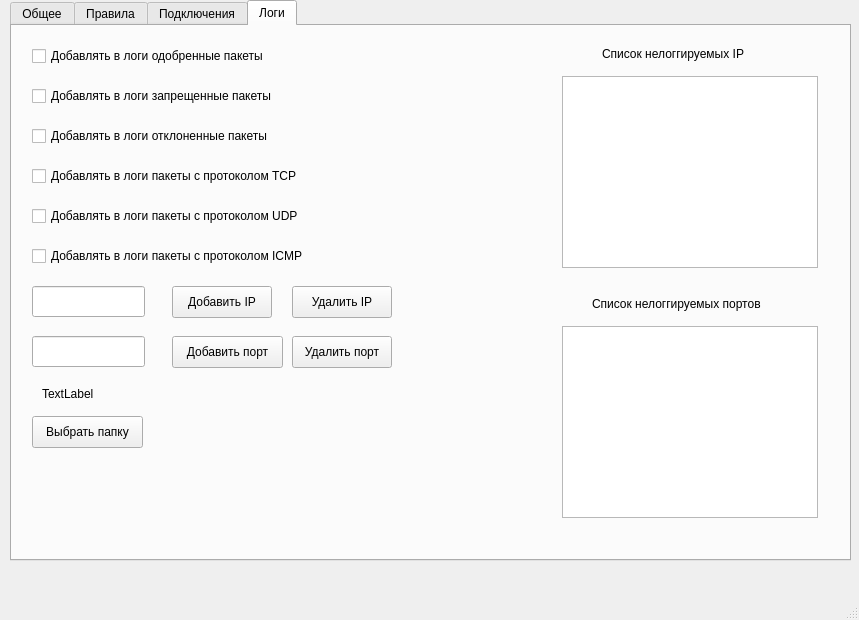
<?xml version="1.0" encoding="UTF-8"?>
<ui version="4.0">
 <class>MainWindow</class>
 <widget class="QMainWindow" name="MainWindow">
  <property name="geometry">
   <rect>
    <x>0</x>
    <y>0</y>
    <width>859</width>
    <height>620</height>
   </rect>
  </property>
  <property name="windowTitle">
   <string>MainWindow</string>
  </property>
  <widget class="QWidget" name="centralwidget">
   <widget class="QTabWidget" name="tabWidget">
    <property name="geometry">
     <rect>
      <x>10</x>
      <y>0</y>
      <width>841</width>
      <height>561</height>
     </rect>
    </property>
    <property name="tabShape">
     <enum>QTabWidget::Rounded</enum>
    </property>
    <property name="currentIndex">
     <number>3</number>
    </property>
    <widget class="QWidget" name="tab">
     <attribute name="title">
      <string>Общее</string>
     </attribute>
     <widget class="QPushButton" name="stateButton">
      <property name="geometry">
       <rect>
        <x>10</x>
        <y>40</y>
        <width>100</width>
        <height>32</height>
       </rect>
      </property>
      <property name="text">
       <string>PushButton</string>
      </property>
      <property name="default">
       <bool>false</bool>
      </property>
     </widget>
     <widget class="QLabel" name="firewallWork">
      <property name="geometry">
       <rect>
        <x>10</x>
        <y>15</y>
        <width>281</width>
        <height>21</height>
       </rect>
      </property>
      <property name="text">
       <string>Работа фаервола:</string>
      </property>
     </widget>
     <widget class="QLabel" name="lastActions">
      <property name="geometry">
       <rect>
        <x>560</x>
        <y>20</y>
        <width>141</width>
        <height>16</height>
       </rect>
      </property>
      <property name="text">
       <string>Последние действия</string>
      </property>
     </widget>
     <widget class="QListWidget" name="recentActionsListWidget">
      <property name="geometry">
       <rect>
        <x>440</x>
        <y>40</y>
        <width>351</width>
        <height>192</height>
       </rect>
      </property>
     </widget>
    </widget>
    <widget class="QWidget" name="tab_2">
     <attribute name="title">
      <string>Правила</string>
     </attribute>
     <widget class="QTableWidget" name="listOfRules">
      <property name="geometry">
       <rect>
        <x>10</x>
        <y>10</y>
        <width>811</width>
        <height>341</height>
       </rect>
      </property>
      <attribute name="horizontalHeaderCascadingSectionResizes">
       <bool>false</bool>
      </attribute>
      <attribute name="horizontalHeaderDefaultSectionSize">
       <number>100</number>
      </attribute>
      <column>
       <property name="text">
        <string>Номер</string>
       </property>
      </column>
      <column>
       <property name="text">
        <string>Вкл/выкл</string>
       </property>
      </column>
      <column>
       <property name="text">
        <string>Действие</string>
       </property>
      </column>
      <column>
       <property name="text">
        <string>Протокол</string>
       </property>
      </column>
      <column>
       <property name="text">
        <string>Источник</string>
       </property>
      </column>
      <column>
       <property name="text">
        <string>Порт источника</string>
       </property>
      </column>
      <column>
       <property name="text">
        <string>Порт</string>
       </property>
      </column>
      <column>
       <property name="text">
        <string>Порт назначения</string>
       </property>
      </column>
     </widget>
     <widget class="QPushButton" name="deleteRuleButton">
      <property name="geometry">
       <rect>
        <x>10</x>
        <y>410</y>
        <width>121</width>
        <height>32</height>
       </rect>
      </property>
      <property name="text">
       <string>Удалить правило</string>
      </property>
     </widget>
     <widget class="QPushButton" name="addeditRuleButton">
      <property name="geometry">
       <rect>
        <x>10</x>
        <y>370</y>
        <width>231</width>
        <height>32</height>
       </rect>
      </property>
      <property name="text">
       <string>Добавить/редактировать правило</string>
      </property>
     </widget>
    </widget>
    <widget class="QWidget" name="tab_3">
     <attribute name="title">
      <string>Подключения</string>
     </attribute>
     <widget class="QTableWidget" name="listOfConnections">
      <property name="geometry">
       <rect>
        <x>10</x>
        <y>0</y>
        <width>602</width>
        <height>371</height>
       </rect>
      </property>
      <attribute name="horizontalHeaderMinimumSectionSize">
       <number>24</number>
      </attribute>
      <attribute name="horizontalHeaderDefaultSectionSize">
       <number>150</number>
      </attribute>
      <attribute name="verticalHeaderMinimumSectionSize">
       <number>25</number>
      </attribute>
      <attribute name="verticalHeaderDefaultSectionSize">
       <number>35</number>
      </attribute>
      <column>
       <property name="text">
        <string>Локальный IP:Порт</string>
       </property>
      </column>
      <column>
       <property name="text">
        <string>Удаленный IP:Порт</string>
       </property>
      </column>
      <column>
       <property name="text">
        <string>Протокол</string>
       </property>
      </column>
      <column>
       <property name="text">
        <string>Состояние</string>
       </property>
      </column>
     </widget>
     <widget class="QPushButton" name="terminateConnectionButton">
      <property name="geometry">
       <rect>
        <x>10</x>
        <y>390</y>
        <width>171</width>
        <height>32</height>
       </rect>
      </property>
      <property name="text">
       <string>Разорвать соединение</string>
      </property>
     </widget>
    </widget>
    <widget class="QWidget" name="tab_4">
     <attribute name="title">
      <string>Логи</string>
     </attribute>
     <widget class="QCheckBox" name="approvedPackets">
      <property name="geometry">
       <rect>
        <x>20</x>
        <y>20</y>
        <width>271</width>
        <height>20</height>
       </rect>
      </property>
      <property name="text">
       <string>Добавлять в логи одобренные пакеты</string>
      </property>
     </widget>
     <widget class="QCheckBox" name="prohibitedPackets">
      <property name="geometry">
       <rect>
        <x>20</x>
        <y>60</y>
        <width>281</width>
        <height>20</height>
       </rect>
      </property>
      <property name="text">
       <string>Добавлять в логи запрещенные пакеты</string>
      </property>
     </widget>
     <widget class="QCheckBox" name="rejectedPackets">
      <property name="geometry">
       <rect>
        <x>20</x>
        <y>100</y>
        <width>271</width>
        <height>20</height>
       </rect>
      </property>
      <property name="text">
       <string>Добавлять в логи отклоненные пакеты</string>
      </property>
     </widget>
     <widget class="QCheckBox" name="tcpPackets">
      <property name="geometry">
       <rect>
        <x>20</x>
        <y>140</y>
        <width>311</width>
        <height>20</height>
       </rect>
      </property>
      <property name="text">
       <string>Добавлять в логи пакеты с протоколом TCP</string>
      </property>
     </widget>
     <widget class="QCheckBox" name="udpPackets">
      <property name="geometry">
       <rect>
        <x>20</x>
        <y>180</y>
        <width>311</width>
        <height>20</height>
       </rect>
      </property>
      <property name="text">
       <string>Добавлять в логи пакеты с протоколом UDP</string>
      </property>
     </widget>
     <widget class="QCheckBox" name="icmpPackets">
      <property name="geometry">
       <rect>
        <x>20</x>
        <y>220</y>
        <width>311</width>
        <height>20</height>
       </rect>
      </property>
      <property name="text">
       <string>Добавлять в логи пакеты с протоколом ICMP</string>
      </property>
     </widget>
     <widget class="QPushButton" name="addIpButton">
      <property name="geometry">
       <rect>
        <x>160</x>
        <y>260</y>
        <width>100</width>
        <height>32</height>
       </rect>
      </property>
      <property name="text">
       <string>Добавить IP</string>
      </property>
     </widget>
     <widget class="QLineEdit" name="lineEdit">
      <property name="geometry">
       <rect>
        <x>20</x>
        <y>260</y>
        <width>113</width>
        <height>31</height>
       </rect>
      </property>
      <property name="text">
       <string/>
      </property>
     </widget>
     <widget class="QLineEdit" name="lineEdit_2">
      <property name="geometry">
       <rect>
        <x>20</x>
        <y>310</y>
        <width>113</width>
        <height>31</height>
       </rect>
      </property>
      <property name="text">
       <string/>
      </property>
     </widget>
     <widget class="QPushButton" name="addPortButton">
      <property name="geometry">
       <rect>
        <x>160</x>
        <y>310</y>
        <width>111</width>
        <height>32</height>
       </rect>
      </property>
      <property name="text">
       <string>Добавить порт</string>
      </property>
     </widget>
     <widget class="QLabel" name="unloggedIP">
      <property name="geometry">
       <rect>
        <x>590</x>
        <y>20</y>
        <width>171</width>
        <height>16</height>
       </rect>
      </property>
      <property name="text">
       <string>Список нелоггируемых IP</string>
      </property>
     </widget>
     <widget class="QLabel" name="unloggedPorts">
      <property name="geometry">
       <rect>
        <x>580</x>
        <y>270</y>
        <width>201</width>
        <height>16</height>
       </rect>
      </property>
      <property name="text">
       <string>Список нелоггируемых портов</string>
      </property>
     </widget>
     <widget class="QPushButton" name="chooseFolderButton">
      <property name="geometry">
       <rect>
        <x>20</x>
        <y>390</y>
        <width>111</width>
        <height>32</height>
       </rect>
      </property>
      <property name="text">
       <string>Выбрать папку</string>
      </property>
     </widget>
     <widget class="QListWidget" name="unloggedIPListWidget">
      <property name="geometry">
       <rect>
        <x>550</x>
        <y>50</y>
        <width>256</width>
        <height>192</height>
       </rect>
      </property>
     </widget>
     <widget class="QListWidget" name="unloggedPortListWidget">
      <property name="geometry">
       <rect>
        <x>550</x>
        <y>300</y>
        <width>256</width>
        <height>192</height>
       </rect>
      </property>
     </widget>
     <widget class="QPushButton" name="removeIpButton">
      <property name="geometry">
       <rect>
        <x>280</x>
        <y>260</y>
        <width>100</width>
        <height>32</height>
       </rect>
      </property>
      <property name="text">
       <string>Удалить IP</string>
      </property>
     </widget>
     <widget class="QPushButton" name="removePortButton">
      <property name="geometry">
       <rect>
        <x>280</x>
        <y>310</y>
        <width>100</width>
        <height>32</height>
       </rect>
      </property>
      <property name="text">
       <string>Удалить порт</string>
      </property>
     </widget>
     <widget class="QLabel" name="logFolderPathLabel">
      <property name="geometry">
       <rect>
        <x>30</x>
        <y>360</y>
        <width>391</width>
        <height>16</height>
       </rect>
      </property>
      <property name="text">
       <string>TextLabel</string>
      </property>
     </widget>
    </widget>
   </widget>
  </widget>
  <widget class="QMenuBar" name="menubar">
   <property name="geometry">
    <rect>
     <x>0</x>
     <y>0</y>
     <width>859</width>
     <height>37</height>
    </rect>
   </property>
  </widget>
  <widget class="QStatusBar" name="statusbar"/>
 </widget>
 <resources/>
 <connections/>
</ui>
